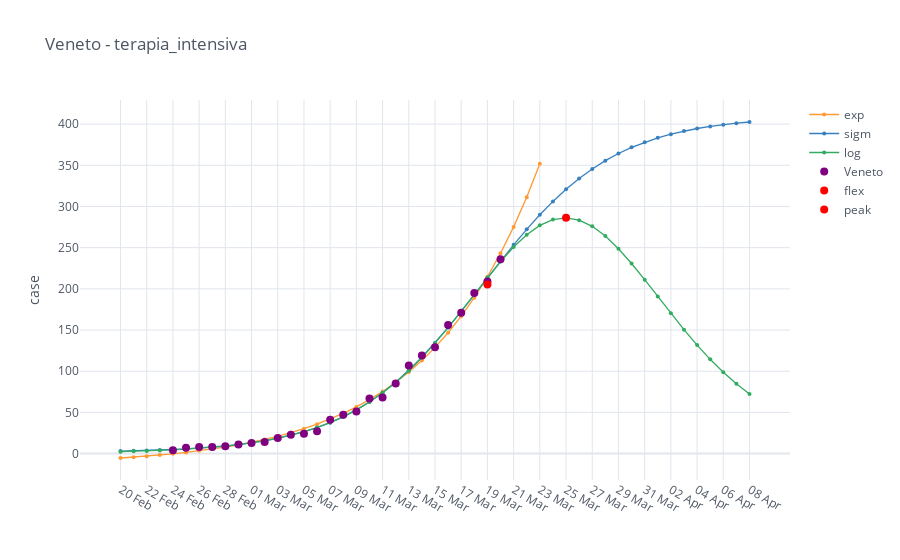

Write notebook code for a chart like this one.
### Code cell
import cufflinks as cf
cf.go_offline()
cf.set_config_file(offline=False, world_readable=True)
import mytools.plot as mpl
import mytools.dataio as io


region = 'Veneto'
category = 'terapia_intensiva'

regions = io.italy_load_regions([region])

intensive = io.italy_regions_filter_by_category(regions, category)

mpl.iplot_analysis_plot(intensive, title=region+' - '+category)

### Figure 1 — Plotly figure (JSON) as saved in the notebook; plotly's stock layout.template omitted (floating-point values rounded to 4 significant figures)
{"data": [{"line": {"color": "rgba(255, 153, 51, 1.0)", "dash": "solid", "shape": "linear", "width": 1.3}, "marker": {"size": 4, "symbol": "circle"}, "mode": "lines+markers", "name": "exp", "text": "", "type": "scatter", "x": ["20 Feb", "21 Feb", "22 Feb", "23 Feb", "24 Feb", "25 Feb", "26 Feb", "27 Feb", "28 Feb", "29 Feb", "01 Mar", "02 Mar", "03 Mar", "04 Mar", "05 Mar", "06 Mar", "07 Mar", "08 Mar", "09 Mar", "10 Mar", "11 Mar", "12 Mar", "13 Mar", "14 Mar", "15 Mar", "16 Mar", "17 Mar", "18 Mar", "19 Mar", "20 Mar", "21 Mar", "22 Mar", "23 Mar", "24 Mar", "25 Mar", "26 Mar", "27 Mar", "28 Mar", "29 Mar", "30 Mar", "31 Mar", "01 Apr", "02 Apr", "03 Apr", "04 Apr", "05 Apr", "06 Apr", "07 Apr", "08 Apr"], "y": [-5.36, -4.3, -3.108, -1.766, -0.258, 1.439, 3.347, 5.493, 7.908, 10.62, 13.68, 17.11, 20.98, 25.32, 30.21, 35.71, 41.89, 48.85, 56.67, 65.47, 75.36, 86.49, 99.01, 113.1, 128.9, 146.7, 166.8, 189.3, 214.7, 243.2, 275.2, 311.3, 351.9, "", "", "", "", "", "", "", "", "", "", "", "", "", "", "", ""]}, {"line": {"color": "rgba(55, 128, 191, 1.0)", "dash": "solid", "shape": "linear", "width": 1.3}, "marker": {"size": 4, "symbol": "circle"}, "mode": "lines+markers", "name": "sigm", "text": "", "type": "scatter", "x": ["20 Feb", "21 Feb", "22 Feb", "23 Feb", "24 Feb", "25 Feb", "26 Feb", "27 Feb", "28 Feb", "29 Feb", "01 Mar", "02 Mar", "03 Mar", "04 Mar", "05 Mar", "06 Mar", "07 Mar", "08 Mar", "09 Mar", "10 Mar", "11 Mar", "12 Mar", "13 Mar", "14 Mar", "15 Mar", "16 Mar", "17 Mar", "18 Mar", "19 Mar", "20 Mar", "21 Mar", "22 Mar", "23 Mar", "24 Mar", "25 Mar", "26 Mar", "27 Mar", "28 Mar", "29 Mar", "30 Mar", "31 Mar", "01 Apr", "02 Apr", "03 Apr", "04 Apr", "05 Apr", "06 Apr", "07 Apr", "08 Apr"], "y": [3.075, 3.423, 3.847, 4.366, 4.998, 5.768, 6.705, 7.846, 9.233, 10.92, 12.95, 15.42, 18.39, 21.97, 26.25, 31.36, 37.43, 44.59, 52.99, 62.74, 73.96, 86.74, 101.1, 117.0, 134.4, 153.0, 172.6, 192.8, 213.3, 233.6, 253.4, 272.3, 289.9, 306.2, 320.9, 334.0, 345.6, 355.6, 364.3, 371.8, 378.1, 383.4, 387.8, 391.6, 394.7, 397.2, 399.4, 401.1, 402.6]}, {"line": {"color": "rgba(50, 171, 96, 1.0)", "dash": "solid", "shape": "linear", "width": 1.3}, "marker": {"size": 4, "symbol": "circle"}, "mode": "lines+markers", "name": "log", "text": "", "type": "scatter", "x": ["20 Feb", "21 Feb", "22 Feb", "23 Feb", "24 Feb", "25 Feb", "26 Feb", "27 Feb", "28 Feb", "29 Feb", "01 Mar", "02 Mar", "03 Mar", "04 Mar", "05 Mar", "06 Mar", "07 Mar", "08 Mar", "09 Mar", "10 Mar", "11 Mar", "12 Mar", "13 Mar", "14 Mar", "15 Mar", "16 Mar", "17 Mar", "18 Mar", "19 Mar", "20 Mar", "21 Mar", "22 Mar", "23 Mar", "24 Mar", "25 Mar", "26 Mar", "27 Mar", "28 Mar", "29 Mar", "30 Mar", "31 Mar", "01 Apr", "02 Apr", "03 Apr", "04 Apr", "05 Apr", "06 Apr", "07 Apr", "08 Apr"], "y": [2.298, 2.711, 3.207, 3.804, 4.522, 5.385, 6.421, 7.665, 9.158, 10.95, 13.09, 15.64, 18.69, 22.33, 26.64, 31.74, 37.77, 44.84, 53.1, 62.7, 73.75, 86.38, 100.6, 116.6, 134.1, 152.9, 172.8, 193.3, 213.7, 233.2, 250.9, 265.8, 277.1, 284.1, 286.2, 283.4, 275.9, 264.1, 248.7, 230.8, 211.1, 190.7, 170.2, 150.4, 131.7, 114.4, 98.72, 84.67, 72.25]}, {"line": {"color": "rgba(128, 0, 128, 1.0)", "dash": "solid", "shape": "linear", "width": 1.3}, "marker": {"size": 8, "symbol": "circle"}, "mode": "markers", "name": "Veneto", "text": "", "type": "scatter", "x": ["20 Feb", "21 Feb", "22 Feb", "23 Feb", "24 Feb", "25 Feb", "26 Feb", "27 Feb", "28 Feb", "29 Feb", "01 Mar", "02 Mar", "03 Mar", "04 Mar", "05 Mar", "06 Mar", "07 Mar", "08 Mar", "09 Mar", "10 Mar", "11 Mar", "12 Mar", "13 Mar", "14 Mar", "15 Mar", "16 Mar", "17 Mar", "18 Mar", "19 Mar", "20 Mar", "21 Mar", "22 Mar", "23 Mar", "24 Mar", "25 Mar", "26 Mar", "27 Mar", "28 Mar", "29 Mar", "30 Mar", "31 Mar", "01 Apr", "02 Apr", "03 Apr", "04 Apr", "05 Apr", "06 Apr", "07 Apr", "08 Apr"], "y": ["", "", "", "", 4.0, 7.0, 8.0, 8.0, 9.0, 11.0, 13.0, 14.0, 19.0, 23.0, 24.0, 27.0, 41.0, 47.0, 51.0, 67.0, 68.0, 85.0, 107.0, 119.0, 129.0, 156.0, 171.0, 195.0, 209.0, 236.0, "", "", "", "", "", "", "", "", "", "", "", "", "", "", "", "", "", "", ""]}, {"marker": {"color": "rgba(255, 0, 0, 125)", "size": 8}, "mode": "markers", "name": "flex", "type": "scatter", "x": ["19 Mar"], "y": [205.4]}, {"marker": {"color": "rgba(255, 0, 0, 125)", "size": 8}, "mode": "markers", "name": "peak", "type": "scatter", "x": ["25 Mar"], "y": [286.2]}], "layout": {"legend": {"bgcolor": "#FFFFFF", "font": {"color": "#4D5663"}}, "paper_bgcolor": "#FFFFFF", "plot_bgcolor": "#FFFFFF", "title": {"font": {"color": "#4D5663"}, "text": "Veneto - terapia_intensiva"}, "xaxis": {"gridcolor": "#E1E5ED", "showgrid": true, "tickfont": {"color": "#4D5663"}, "title": {"font": {"color": "#4D5663"}, "text": ""}, "zerolinecolor": "#E1E5ED"}, "yaxis": {"gridcolor": "#E1E5ED", "showgrid": true, "tickfont": {"color": "#4D5663"}, "title": {"font": {"color": "#4D5663"}, "text": "case"}, "zerolinecolor": "#E1E5ED"}}}
